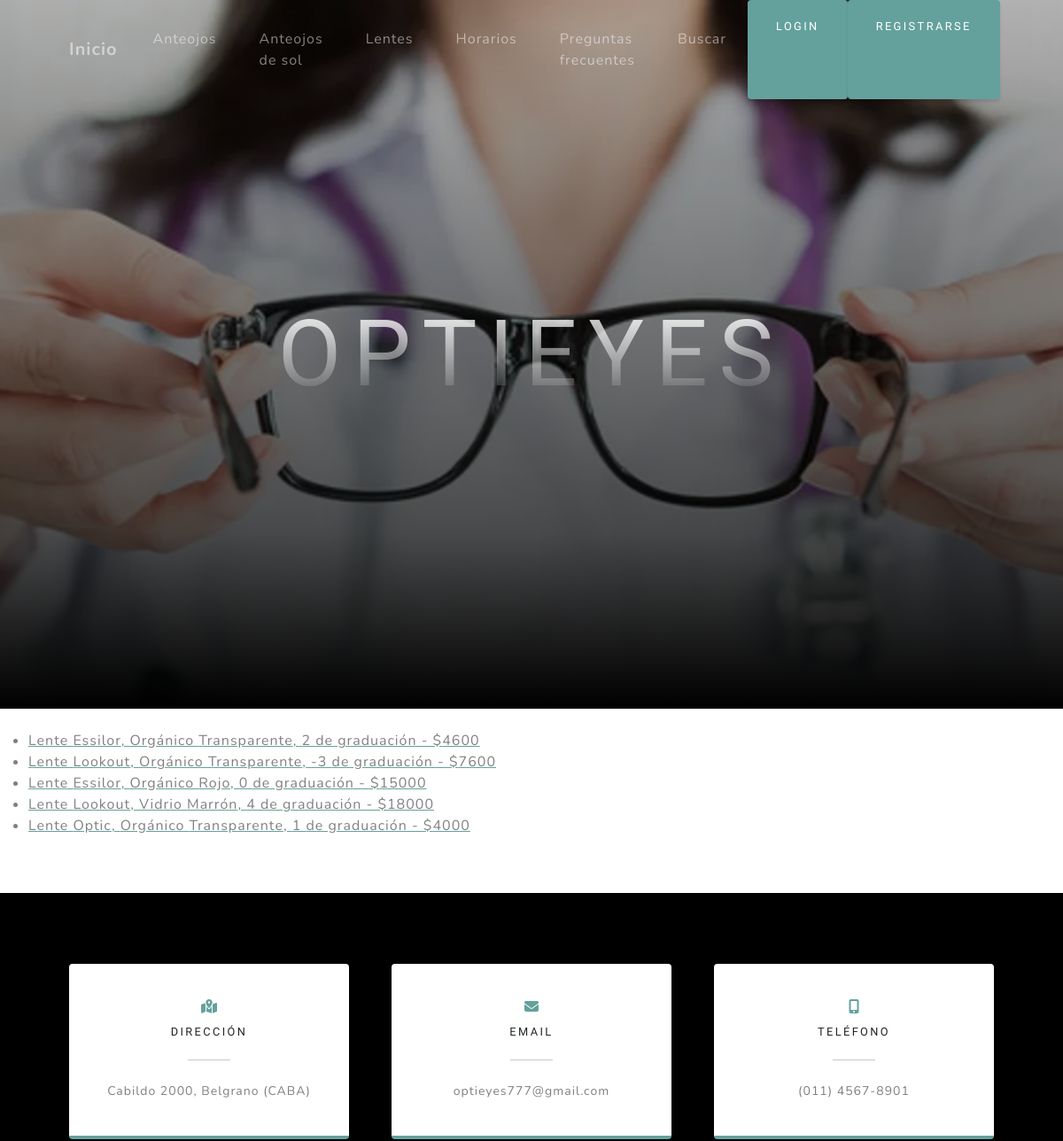
Before: /app1/lentes-lista/ (upper part) with the older database file.
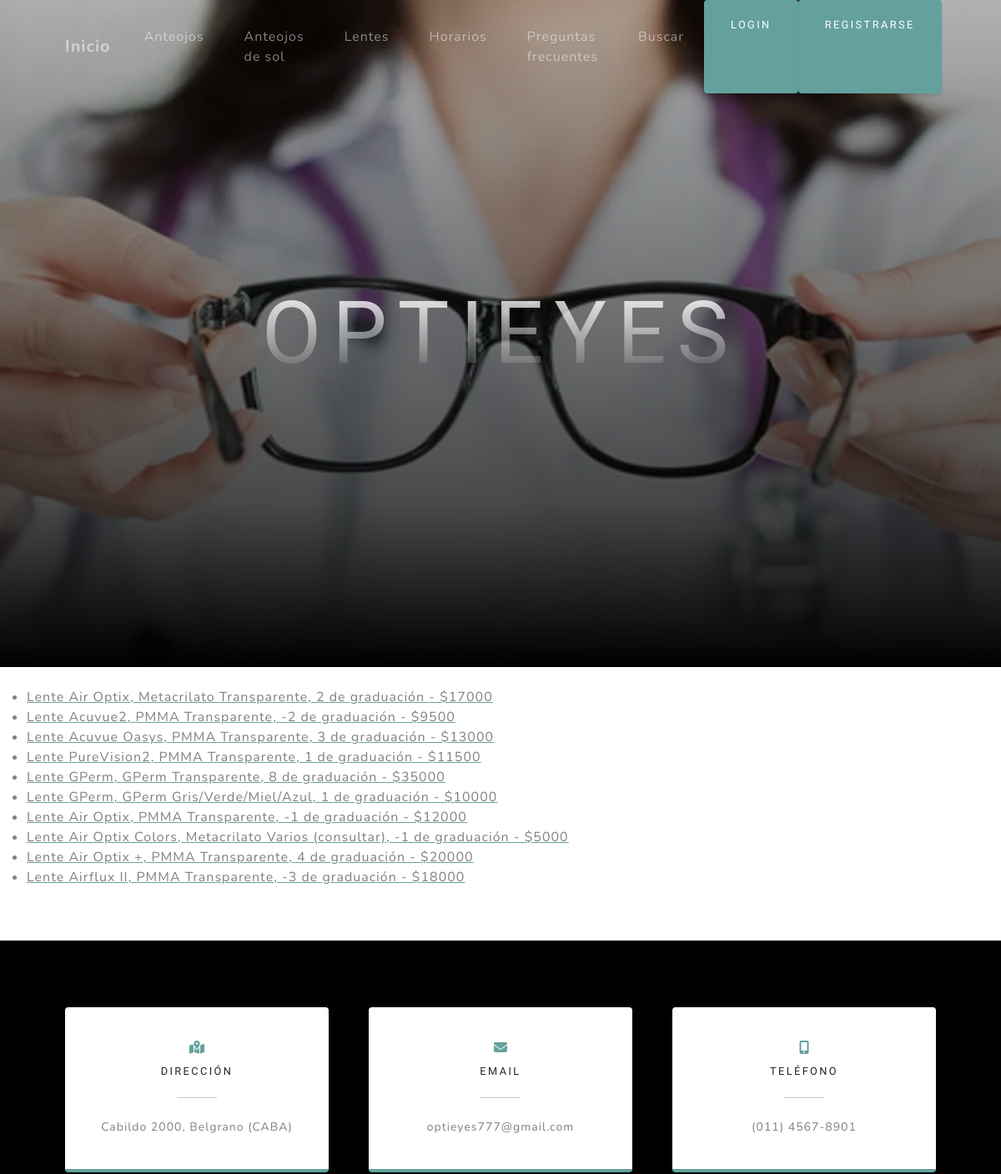
After: the same page with the newer database file.
### App1/models.py (models this page shows, shortened)
class Cristales(models.Model):
    marca = models.CharField(max_length=30)
    color = models.CharField(max_length=30)
    material = models.CharField(max_length=30)
    graduacion = models.CharField(max_length=30)
    precio = models.IntegerField()
    codigo = models.IntegerField()
    foto = models.ImageField(upload_to='imagenes/', null=True, blank=True)
    laboratorio = models.CharField(max_length=30, default="-")
    duracion = models.CharField(max_length=30, default="-")
    prescripcion = models.CharField(max_length=40, default="-")
    fecha = models.DateField(auto_now=False, auto_now_add=False, default="1111-11-11")

### App1/views.py (the view)
# urls.py: path('lentes-lista/', Lentes_List.as_view(), name="Lista_Lentes"),
class Lentes_List(ListView):
    model = Cristales
    template_name = 'lentes-list.html'
    context_object_name = 'lentes'

### App1/templates/lentes-list.html (shortened to what this page needs)
{% extends 'padre.html' %}
{% load static %}
{% block contenido %}
<br>
<ul>
    {% for lente in lentes %}
    <a href="{% url 'Detalle_Lente' lente.id %}">
        <li style="color: gray">Lente {{lente.marca}}, {{lente.material}} {{lente.color}}, {{lente.graduacion}} de graduación - ${{lente.precio}}</li>
    </a>
    {% endfor %}
</ul>
<br>
<br>
{% endblock contenido %}

### App1/templates/padre.html (shortened to what this page needs)
<!DOCTYPE html>
<html lang="en">
    <head>
        {% load static %}
        <link href="{% static 'css/styles.css' %}" rel="stylesheet" />
    </head>
    <body id="page-top">
        <nav class="navbar navbar-expand-lg navbar-light fixed-top" id="mainNav">
            <div class="container px-4 px-lg-5">
                <a class="navbar-brand" href="{% url 'Inicio' %}">Inicio</a>
                <div class="collapse navbar-collapse" id="navbarResponsive">
                    <ul class="navbar-nav ms-auto">
                        {% if request.user.is_staff %}
                            <li class="nav-item"><a class="nav-link" href="{% url 'Armazones' %}">Anteojos</a></li>
                            <li class="nav-item"><a class="nav-link" href="{% url 'Anteojos_Sol' %}">Anteojos de sol</a></li>
                            <li class="nav-item"><a class="nav-link" href="{% url 'Lentes' %}">Lentes</a></li>
                        {% else %}
                            <li class="nav-item"><a class="nav-link" href="{% url 'Lista_Armazones' %}">Anteojos</a></li>
                            <li class="nav-item"><a class="nav-link" href="{% url 'Lista_Lentes_Sol' %}">Anteojos de sol</a></li>
                            <li class="nav-item"><a class="nav-link" href="{% url 'Lista_Lentes' %}">Lentes</a></li>
                        {% endif %}
                        <li class="nav-item"><a class="nav-link" href="{% url 'Horarios' %}">Horarios</a></li>
                        <li class="nav-item"><a class="nav-link" href="{% url 'Preguntas' %}">Preguntas frecuentes</a></li>
                        <li class="nav-item"><a class="nav-link" href="{% url 'Busqueda' %}">Buscar</a></li>
                        {% if request.user.is_authenticated %}
                            <a class="text-muted small mb-4 mb-lg-0" href="{% url 'Editar_Perfil' %}">Bienvenido {{user.username}}</a>
                            <a href="{% url 'Cambiar_Avatar' %}"><img class="imagen" src="{{ request.user.avatar.imagen.url }}"></a>
                            <a class="btn btn-primary" href="{% url 'Logout' %}">Logout</a>
                        {% else %}
                            <a class="btn btn-primary" href="{% url 'Login' %}">Login</a>
                            <a class="btn btn-primary" href="{% url 'Registrar' %}">Registrarse</a>
                        {% endif %}
                    </ul>
                </div>
            </div>
        </nav>
        <header class="masthead">
            <div class="container px-4 px-lg-5 d-flex h-100 align-items-center justify-content-center">
                <div class="d-flex justify-content-center">
                    <div class="text-center">
                        <h1 class="mx-auto my-0 text-uppercase">Optieyes</h1>
                    </div>
                </div>
            </div>
        </header>
        {% block contenido %}
        {% endblock contenido %}
        <section class="contact-section bg-black">
            <div class="container px-4 px-lg-5">
                <div class="row gx-4 gx-lg-5">
                    <div class="col-md-4 mb-3 mb-md-0">
                        <div class="card py-4 h-100">
                            <div class="card-body text-center">
                                <i class="fas fa-map-marked-alt text-primary mb-2"></i>
                                <h4 class="text-uppercase m-0">Dirección</h4>
                                <hr class="my-4 mx-auto" />
                                <div class="small text-black-50">Cabildo 2000, Belgrano (CABA)</div>
                            </div>
                        </div>
                    </div>
                    <div class="col-md-4 mb-3 mb-md-0">
                        <div class="card py-4 h-100">
                            <div class="card-body text-center">
                                <i class="fas fa-envelope text-primary mb-2"></i>
                                <h4 class="text-uppercase m-0">Email</h4>
                                <hr class="my-4 mx-auto" />
                                <div class="small text-black-50">optieyes777@gmail.com</div>
                            </div>
                        </div>
                    </div>
                    <div class="col-md-4 mb-3 mb-md-0">
                        <div class="card py-4 h-100">
                            <div class="card-body text-center">
                                <i class="fas fa-mobile-alt text-primary mb-2"></i>
                                <h4 class="text-uppercase m-0">Teléfono</h4>
                                <hr class="my-4 mx-auto" />
                                <div class="small text-black-50">(011) 4567-8901</div>
                            </div>
                        </div>
                    </div>
                </div>
                <br>
                <br>
                <br>
            </div>
        </section>
    </body>
</html>

Changed rows visible on the page:
removed Cristales: marca "Essilor", material "Orgánico", color "Rojo", graduacion "0", precio "15000"
removed Cristales: marca "Lookout", material "Vidrio", color "Marrón", graduacion "4", precio "18000"
changed Cristales (number 1 of 10 on the later page): marca "Essilor" → "Air Optix"; material "Orgánico" → "Metacrilato"; precio "4600" → "17000"
changed Cristales: marca "Lookout" → "Acuvue2"; material "Orgánico" → "PMMA"; graduacion "-3" → "-2"; precio "7600" → "9500"
added Cristales: marca "Acuvue Oasys", material "PMMA", color "Transparente", graduacion "3", precio "13000"
added Cristales: marca "PureVision2", material "PMMA", color "Transparente", graduacion "1", precio "11500"
changed Cristales (number 5 of 10 on the later page): marca "Optic" → "GPerm"; material "Orgánico" → "GPerm"; graduacion "1" → "8"; precio "4000" → "35000"
added Cristales: marca "GPerm", material "GPerm", color "Gris/Verde/Miel/Azul", graduacion "1", precio "10000"
added Cristales: marca "Air Optix", material "PMMA", color "Transparente", graduacion "-1", precio "12000"
added Cristales: marca "Air Optix Colors", material "Metacrilato", color "Varios (consultar)", graduacion "-1", precio "5000"
added Cristales: marca "Air Optix +", material "PMMA", color "Transparente", graduacion "4", precio "20000"
added Cristales: marca "Airflux II", material "PMMA", color "Transparente", graduacion "-3", precio "18000"
